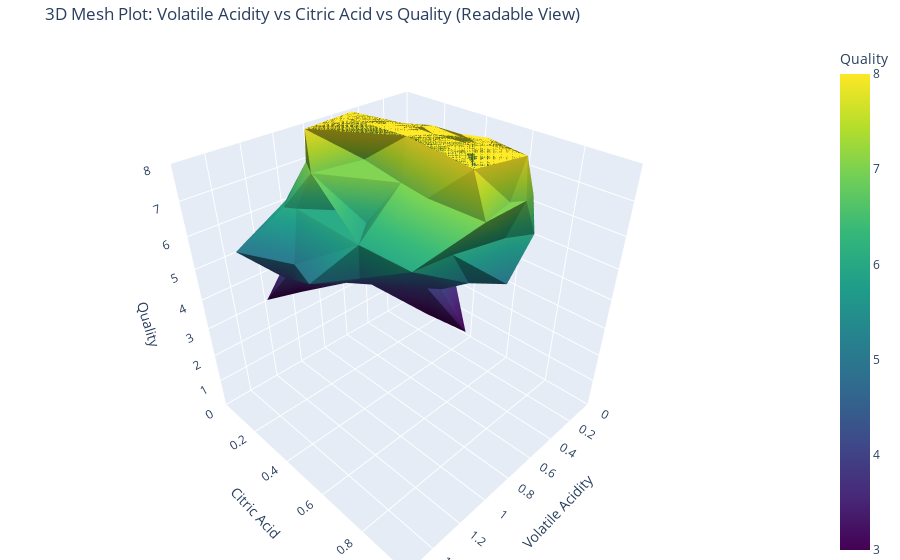

Notebook source saved alongside this figure:
### Markdown cell above
# Visualization 2: Volatile Acidity vs Citric Acid vs Quality 3D Mesh Plot

**Purpose and Rationale**  
This mesh plot visualizes volatile acidity vs citric acid content vs wine quality on the x, y, and z axes respectively. This allows us to analyza how the acidity and citric acid content of a wine relates to its perceived quality.

## Insights and Interpretations:
1. The majority of higher quality wines, between 7 and 8, are at a relatively low volatile acidity (between 0.2 and 0.6) and between 0.2 and 0.8 on the citric acid scale
2. Most wines exist between 4 and 7 on the quality scale. 

**Interpretation: In general, the higher the quality of wine, the smaller the spread of acid content. By this we could assume that for a wine to be perceived as "high quality", it must fit within a more specific category of acidity than lower quality wines.**

### Code cell
import pandas as pd
import plotly.graph_objects as go
import plotly.io as pio

# Read the data
df = pd.read_csv('winequality-red.csv', sep=';')

# Use columns directly as 3D coordinates
x = df['volatile acidity']
y = df['citric acid']
z = df['quality']

# Create the 3D mesh plot
fig = go.Figure(data=[go.Mesh3d(
    x=x,
    y=y,
    z=z,
    intensity=z,               # Color mapping based on quality
    colorscale='Viridis',
    colorbar=dict(title='Quality'),
    opacity=1.0,
    alphahull=5,
    flatshading=True,          # Makes lighting more uniform (clearer faces)
    lighting=dict(
        ambient=0.5,           # More uniform ambient light
        diffuse=0.6,
        specular=0.1,          # Reduce shininess
        roughness=0.9,
        fresnel=0.1
    ),
    lightposition=dict(
        x=100,
        y=200,
        z=0
    ),
    name='Wine Quality Mesh'
)])

# Update layout to start axes at 0
fig.update_layout(
    title='3D Mesh Plot: Volatile Acidity vs Citric Acid vs Quality (Readable View)',
    scene=dict(
        xaxis=dict(title='Volatile Acidity', range=[0, df['volatile acidity'].max()]),
        yaxis=dict(title='Citric Acid', range=[0, df['citric acid'].max()]),
        zaxis=dict(title='Quality', range=[0, df['quality'].max()])
    ),
    margin=dict(l=0, r=0, b=0, t=40)
)

# Show the plot
fig.show()

# Save the figure as a PNG image
pio.write_image(fig, 'Fisher_Bachman-Rhodes+mesh-readable.png', format='png', width=1000, height=600, scale=2)

### Figure 1 — Plotly figure (JSON) as saved in the notebook; plotly's stock layout.template omitted (floating-point values rounded to 4 significant figures; data arrays with more than 128 entries replaced by an {"elided": "..."} marker saying what was removed)
{"data": [{"alphahull": 5, "colorbar": {"title": {"text": "Quality"}}, "colorscale": [[0, "#440154"], [0.1111, "#482878"], [0.2222, "#3e4989"], [0.3333, "#31688e"], [0.4444, "#26828e"], [0.5556, "#1f9e89"], [0.6667, "#35b779"], [0.7778, "#6ece58"], [0.8889, "#b5de2b"], [1, "#fde725"]], "flatshading": true, "intensity": {"elided": "1599 int values"}, "lighting": {"ambient": 0.5, "diffuse": 0.6, "fresnel": 0.1, "roughness": 0.9, "specular": 0.1}, "lightposition": {"x": 100, "y": 200, "z": 0}, "name": "Wine Quality Mesh", "opacity": 1, "type": "mesh3d", "x": {"elided": "1599 float values"}, "y": {"elided": "1599 float values"}, "z": {"elided": "1599 int values"}}], "layout": {"margin": {"b": 0, "l": 0, "r": 0, "t": 40}, "scene": {"xaxis": {"range": [0, 1.58], "title": {"text": "Volatile Acidity"}}, "yaxis": {"range": [0, 1], "title": {"text": "Citric Acid"}}, "zaxis": {"range": [0, 8], "title": {"text": "Quality"}}}, "title": {"text": "3D Mesh Plot: Volatile Acidity vs Citric Acid vs Quality (Readable View)"}}}
